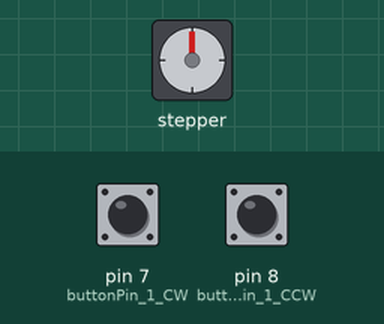
Bench run of a sketch on a simulated Arduino Uno, built with avr-gcc and run on an emulated ATmega328P. Shown: stepper motor. Inputs (shaded band) come from the test bench; at power-on: pin 7 (buttonPin_1_CW) LOW, pin 8 (buttonPin_1_CCW) LOW. Stepper angles assume 200 steps per turn.

Above: at 1.2 s.
1.3 s: pin 7 (buttonPin_1_CW) pulled HIGH for 0.15 s
At 2.2 s:
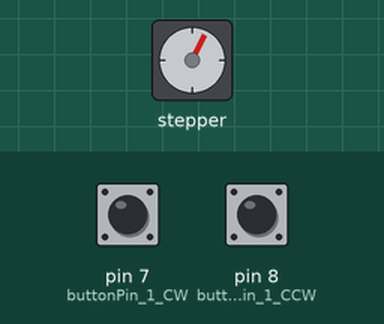
3.3 s: pin 8 (buttonPin_1_CCW) pulled HIGH for 1 s
At 5.5 s:
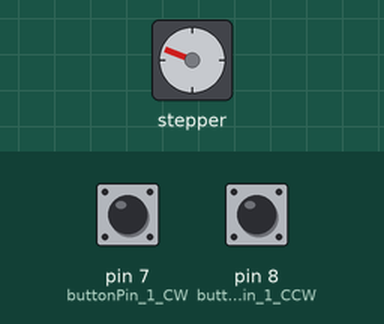
6.3 s: pin 8 (buttonPin_1_CCW) pulled HIGH for 0.15 s
At 7.2 s:
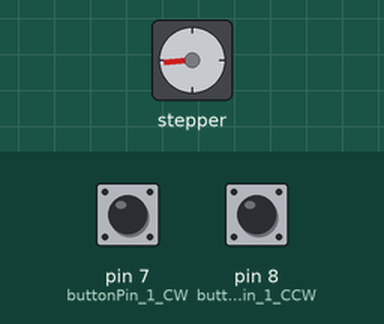
8.3 s: pin 7 (buttonPin_1_CW) pulled HIGH for 1 s
At 9.12 s:
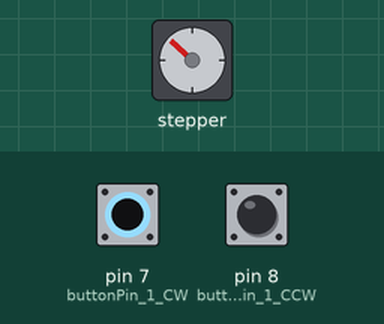
11.3 s: pin 7 (buttonPin_1_CW) pulled HIGH for 3.2 s
At 12.12 s:
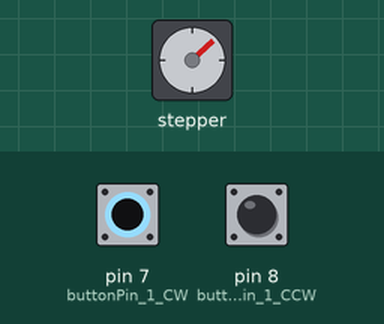
16.0 s: pin 7 (buttonPin_1_CW) pulled HIGH for 3.2 s
At 20.4 s:
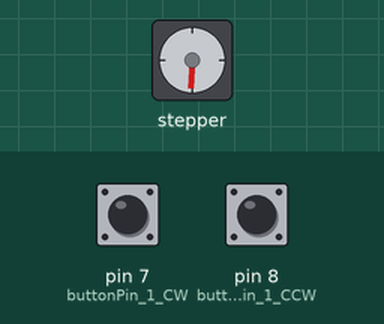
Timing chart, 0 to 21.7 s (numbered marks = the images above; inputs shaded):
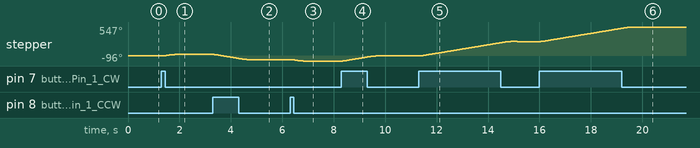

Measured:
- after the input at 1.3 s, stepper: turns 27° clockwise in 0.46 s, starting after 0.05 s
- after the input at 3.3 s, stepper: turns 99° counter-clockwise in 1.4 s, then 3° clockwise in 0.06 s
- after the input at 6.3 s, stepper: turns 27° counter-clockwise in 0.46 s, starting after 0.05 s
- after the input at 8.3 s, stepper: turns 99° clockwise in 1.4 s, then 3° counter-clockwise in 0.06 s
- after the input at 11.3 s, stepper: turns 275° clockwise in 3.6 s, then 4° counter-clockwise in 0.06 s
- after the input at 16.0 s, stepper: turns 276° clockwise in 3.6 s, then 4° counter-clockwise in 0.06 s

The sketch:

MoveMotorWithButton.ino
```cpp
// Include the AccelStepper Library
#include <AccelStepper.h>

// Define pin connections
const int dirPin_1 = 2;
const int stepPin_1 = 3;


// Motor 1 Button CW
const int buttonPin_1_CW = 7;
int buttonState_1_CW = LOW;             // the current reading from the input pin
int lastButtonState_1_CW = LOW;   // the previous reading from the input pin
int debouncedOutput_1_CW = HIGH;
unsigned long lastDebounceTime_1_CW = 0;  // the last time the output pin was toggled
unsigned long debounceDelay_1_CW = 50;    // the debounce time; increase if the output flickers

// Motor 2 Button CCW
const int buttonPin_1_CCW = 8;
int buttonState_1_CCW = LOW;
int lastButtonState_1_CCW = LOW;
int debouncedOutput_1_CCW = HIGH;
unsigned long lastDebounceTime_1_CCW = 0;
unsigned long debounceDelay_1_CCW = 50;

// Define motor interface type
#define motorInterfaceType 1

#define moveDistance 10

// Creates an instance
AccelStepper myStepper_1(motorInterfaceType, stepPin_1, dirPin_1);

void setup() {

  Serial.begin(9600);
  pinMode(buttonPin_1_CW, INPUT);

  myStepper_1.setCurrentPosition(0);
  myStepper_1.setMaxSpeed(1000);
  myStepper_1.setAcceleration(100);
  myStepper_1.setSpeed(400);
}

void loop() {

  // Debounce motor 1 button CW
  int reading_1_CW = digitalRead(buttonPin_1_CW);
  if (reading_1_CW != lastButtonState_1_CW) {
    lastDebounceTime_1_CW = millis();
  }
  if ((millis() - lastDebounceTime_1_CW) > debounceDelay_1_CW) {
    if (reading_1_CW != buttonState_1_CW) {
      buttonState_1_CW = reading_1_CW;
    }
  }
  lastButtonState_1_CW = reading_1_CW;


   // Debounce motor 1 button CCW
  int reading_1_CCW = digitalRead(buttonPin_1_CCW);
  if (reading_1_CCW != lastButtonState_1_CCW) {
    lastDebounceTime_1_CCW = millis();
  }
  if ((millis() - lastDebounceTime_1_CCW) > debounceDelay_1_CCW) {
    if (reading_1_CCW != buttonState_1_CCW) {
      buttonState_1_CCW = reading_1_CCW;
    }
  }
  lastButtonState_1_CCW = reading_1_CCW;


  if ((buttonState_1_CW == HIGH) || (buttonState_1_CCW == HIGH)) {
    // If both buttons pressed, do nothing
    if ((buttonState_1_CW == HIGH) && (buttonState_1_CCW == HIGH)) {
      myStepper_1.move(0);
    }
    //
    else if (buttonState_1_CW == HIGH) {
      myStepper_1.move(moveDistance);  // Move clockwise
    }
    else if (buttonState_1_CCW == HIGH) {
      myStepper_1.move(-moveDistance);  // Move clockwise
    }
  }


  myStepper_1.run();
}
```
